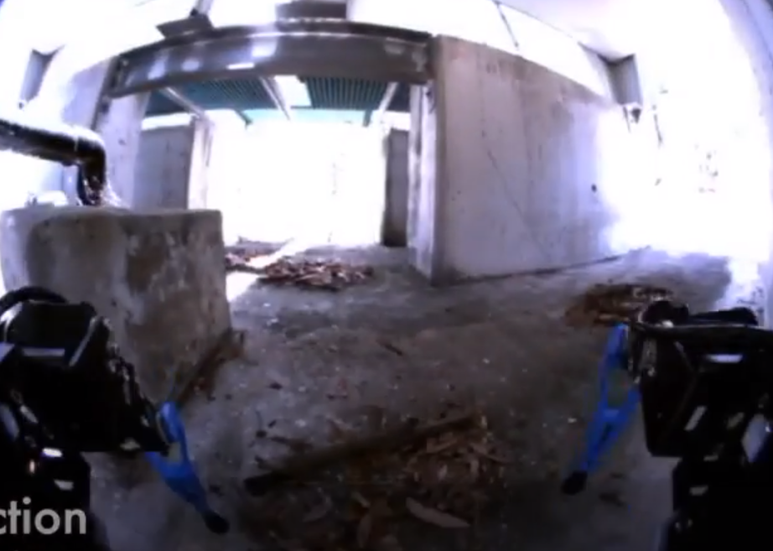
#> input picture experimental/ImageProcessingWithPython/Etapas/Etapa1/img/ex.png, 773 x 551 px, shrunk from 922 x 657 before the run
$ python etapa1.py   (older library calls are emulated)
#> lines starting #> are read from the running program, lines starting #| are printed output that depends on the picture; after the words box and inside, x2 and y2 are one past the last pixel; in counts of white or black regions, pixels touching at a corner belong together
### examples/Hands-OnImageProcessingWithPython/Etapas/Etapa1/f.py
from skimage.color import rgb2lab, rgb2gray, lab2rgb
from skimage import img_as_ubyte
import numpy as np
import matplotlib.pylab as plt
import inspect, itertools
from scipy import fftpack
import cv2

def normalize8(I):
  mn = I.min()
  mx = I.max()
  mx -= mn
  I = ((I - mn)/mx) * 255
  return I.astype(np.uint8)


def lum(im,lum):
    """RGB2Gray and modifies the brightness. ex: lum(img, +20) increase 20 the brightness"""
    im1 = rgb2lab(im)
    im1[...,1] = im1[...,2] = 0
    im1[...,0] = im1[...,0] + lum
    im1 = lab2rgb(im1)
    im1 = normalize8(im1)   # float to uint8
    im1 = im1[...,0]
    return im1

def ploteo(columnas, filas, **kwargs):
    """Plots"""
    i=1
    plt.figure(figsize=(40,40))
    for key,n in kwargs.items():
        plt.subplot(columnas, filas, i)
        plt.imshow(n, plt.cm.gray)
        plt.axis('off')
        plt.title('Imagen nro. %d: %s' %(i-1 , format(key)), size=10)
        i = i + 1
    plt.show()

def mylpf_fft(im, keep_fraction, plot_spectrum=True):
    """LPF with FFT"""
    im_fft = fftpack.fft2(im)
    im_fft2 = im_fft.copy() # Call ff a copy of the original transform.
    r, c = im_fft2.shape    # Rows and columns of the array.
    # Set to zero all rows with indices between r*keep_fraction and r*(1-keep_fraction):
    im_fft2[int(r*keep_fraction):int(r*(1-keep_fraction))] = 0
    # Similarly with the columns:
    im_fft2[:, int(c*keep_fraction):int(c*(1-keep_fraction))] = 0
    # Show the results
    if plot_spectrum == True:
        from matplotlib.colors import LogNorm
        # A logarithmic colormap
        plt.figure(figsize=(40,40))
        plt.subplot(2, 2, 1)
        plt.imshow(np.abs(im_fft), norm=LogNorm(vmin=5))
        plt.subplot(2, 2, 2)
        plt.imshow(np.abs(im_fft2), norm=LogNorm(vmin=5))
        plt.colorbar()
    # Reconstruct the denoised image from the filtered spectrum, keep only the real part for display.
    return fftpack.ifft2(im_fft2).real

def contrast(img, rango, plot):
    """Set contrast"""
    if rango == 1:
        cdf = np.zeros(256)
        hist, bins = np.histogram(img[...].flatten(),256,[0,256])
        cdf[...] = hist.cumsum()
        cdf_normalized = cdf[...] * hist.max() / cdf.max()
        binWidth = bins[1] - bins[0]
        if plot == True:
            plt.figure(figsize=(40,40))
            plt.subplot(1, 2, 1)
            hist, bins = np.histogram(img[...].flatten(),256,[0,256], normed=True)
            cdf[...] = hist.cumsum()
            cdf_normalized = cdf[...] * hist.max() / cdf.max()
            plt.plot(cdf_normalized, color = 'gray')
            plt.bar(bins[:-1], hist*binWidth, binWidth)
            plt.xlim([0,256])
            plt.legend(loc = 'upper left')

        img2 = np.copy(img)
        cdf_m = np.ma.masked_equal(cdf[...],0)
        cdf_m = (cdf_m - cdf_m.min())*255/(cdf_m.max()-cdf_m.min()) # min-max normalize
        cdf2 = np.ma.filled(cdf_m,0).astype('uint8')
        img2[...] = cdf2[img[...]]
        return img2
    else:
        colors = ['r', 'g', 'b']
        cdf = np.zeros((256,rango))
        for i in range(rango):
            hist, bins = np.histogram(img[...,i].flatten(),256,[0,256], normed=True)
            cdf[...,i] = hist.cumsum()
            cdf_normalized = cdf[...,i] * hist.max() / cdf.max()
            binWidth = bins[1] - bins[0]
        if plot == True:
            plt.figure(figsize=(40,40))
            plt.subplot(1, 2, 1)
            for i in range(rango):
                hist, bins = np.histogram(img[...,i].flatten(),256,[0,256], normed=True)
                cdf[...,i] = hist.cumsum()
                cdf_normalized = cdf[...,i] * hist.max() / cdf.max()
                plt.plot(cdf_normalized, color = colors[i], label='cdf ({})'.format(colors[i]))
                plt.bar(bins[:-1], hist*binWidth, binWidth, label='hist ({})'.format(colors[i]))
                plt.xlim([0,256])
                plt.legend(loc = 'upper left')
        img2 = np.copy(img)
        for i in range(rango):
            cdf_m = np.ma.masked_equal(cdf[...,i],0)
            cdf_m = (cdf_m - cdf_m.min())*255/(cdf_m.max()-cdf_m.min()) # min-max normalize
            cdf2 = np.ma.filled(cdf_m,0).astype('uint8')
            if rango == 1 :
                img2[...] = cdf2[img[...]]
            else:
                img2[...,i] = cdf2[img[...,i]]
        if plot == True:
            plt.subplot(1, 2, 2)
            for i in range(rango):
                hist, bins = np.histogram(img2[...,i].flatten(),256,[0,256], normed=True)
                cdf[...,i] = hist.cumsum()
                cdf_normalized = cdf[...,i] * hist.max() / cdf.max()
                plt.plot(cdf_normalized, color = colors[i], label='cdf ({})'.format(colors[i]))
                plt.bar(bins[:-1], hist*binWidth, binWidth, label='hist ({})'.format(colors[i]))
                plt.xlim([0,256])
                plt.legend(loc = 'upper left')
        return img2


def objchangecolor (img):
    """Object detect"""
    hsv = cv2.cvtColor(img, cv2.COLOR_RGB2HSV)
    mask = cv2.inRange(hsv, (110, 145, 0), (120, 255, 255))
    imask = mask>0
    color = img.copy()
    hsv[...,0] = 0
    hsv[...,1] = 0
    hsv[...,2] = 0
    color[imask] = cv2.cvtColor(hsv, cv2.COLOR_HSV2RGB)[imask]
    color = np.clip(color, 0, 255)
    return color

def objremove (img, color="blue"):
    """Object detect"""
    hsv = cv2.cvtColor(img, cv2.COLOR_RGB2HSV)
    if color == "blue":
        mask = cv2.inRange(hsv, (100, 150, 0), (125, 255, 255))
    elif color== "black":
        mask = cv2.inRange(hsv, (0, 0, 0), (255, 255, 30))
    elif color== "brown":
        mask = cv2.inRange(hsv, (10, 70, 20), (20, 150, 200))
    else:
        mask = cv2.inRange(hsv, (0, 0, 0), (75, 75, 75))
    # Quitar el objeto a remover
    imask = mask>0
    remove = np.zeros_like(img, np.uint8)
    remove[imask] = img[imask]
    return remove

def objcbright(img, value):
    """Object high bright"""
    hsv = cv2.cvtColor(img, cv2.COLOR_RGB2HSV)
    h, s, v = cv2.split(hsv)
    lim = 255 - value
    v[v > lim] = 255
    v[v <= lim] += value
    final_hsv = cv2.merge((h, s, v))
    final_hsv = cv2.cvtColor(final_hsv, cv2.COLOR_HSV2RGB)
    return final_hsv

### experimental/ImageProcessingWithPython/Etapas/Etapa1/etapa1.py
# Modulos utilizados
import numpy as np
import matplotlib.pylab as plt
from skimage.io import imread
import cv2
# Mis modulos
import f

# Bienvenida
print("Hello")

# Leo imagen
print( "The %s function: %s" % (imread.__name__, imread.__doc__.splitlines()[0]) )
img = cv2.imread('img/ex.png')
#> img is the input picture: shape (551, 773, 3); mean B, G, R 121, 108.8, 112.1
img = cv2.cvtColor(img, cv2.COLOR_BGR2RGB)

# Aumento el brillo
print( "The %s function: %s" % (f.objcbright.__name__, f.objcbright.__doc__.splitlines()[0]) )
img_bright = f.objcbright(img, 0)
#> in objcbright, `hsv = cv2.cvtColor(img, cv2.COLOR_RGB2HSV)`: hsv: shape (551, 773, 3); mean H, S, V 110.2, 53.5, 122.2

# La transformo a blanco y negro y cambio la luminosidad
print( "The %s function: %s" % (f.lum.__name__, f.lum.__doc__.splitlines()[0]) )
img_bAw_bright = f.lum(img, -10)
#> in lum, `im1 = rgb2lab(im)`: im1: shape (551, 773, 3) float64; mean of channels 0, 1, 2 44.4, 4.1, -6.2
#> in lum, `im1[...,1] = im1[...,2] = 0`: im1: shape (551, 773, 3) float64; mean of channels 0, 1, 2 44.4, 0, 0
#> in lum, `im1[...,0] = im1[...,0] + lum`: im1: shape (551, 773, 3) float64; mean of channels 0, 1, 2 34.4, 0, 0
#> in lum, `im1 = lab2rgb(im1)`:
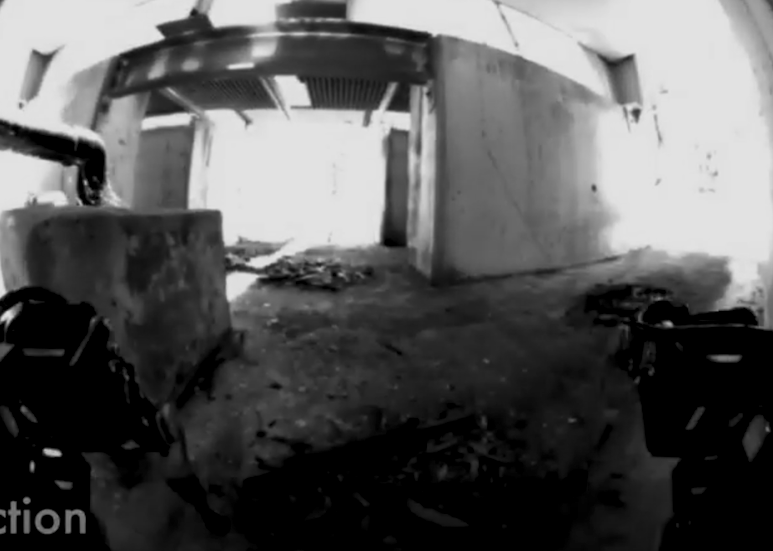
#> im1: shape (551, 773, 3) float64; mean R, G, B 0.348, 0.348, 0.348
#> in normalize8, `mn = I.min()`: mn = 0
#> in normalize8, `mx = I.max()`: mx = 0.888

# LPF with fft
print( "The %s function: %s" % (f.mylpf_fft.__name__, f.mylpf_fft.__doc__.splitlines()[0]) )
img_lpf = f.mylpf_fft(img_bAw_bright, 0.3, plot_spectrum=False)
#> in mylpf_fft, `return fftpack.ifft2(im_fft2).real`:
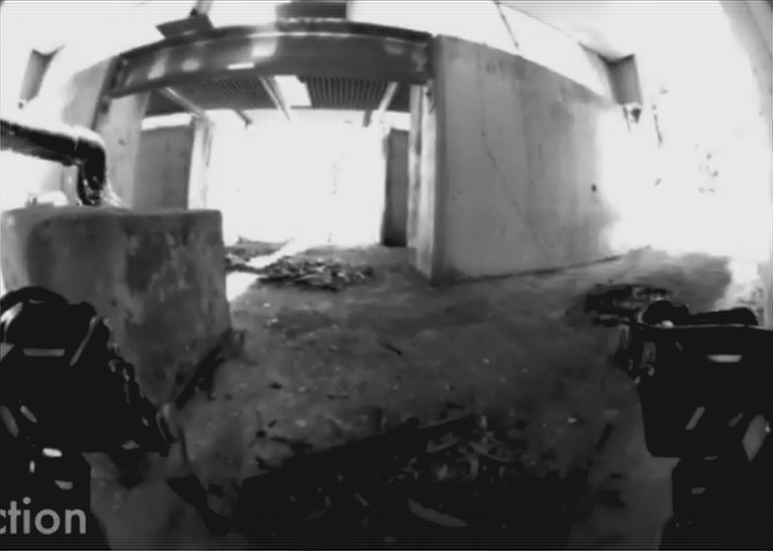
#> returned value: shape (551, 773) float64; min -27.32, max 280.8, mean 99.5; drawn with min black and max white

# Set contrast
print( "The %s function: %s" % (f.contrast.__name__, f.contrast.__doc__.splitlines()[0]) )
img_contrast = f.contrast(img_bright, rango=3, plot=False)
#> after the loop in contrast, `for i in range(rango):`: cdf = 256 rows, first 8: [0.00176, 0.0426, 0.0177], [0.0179, 0.0552, 0.0401], [0.048, 0.0733, 0.0541], [0.061, 0.0795, 0.0626], [0.0704, 0.0865, 0.0722], [0.0789, 0.0916, 0.0783], [0.0858, 0.0981, 0.085], [0.0918, 0.102, 0.0918]
#> after the loop in contrast, `for i in range(rango):`:
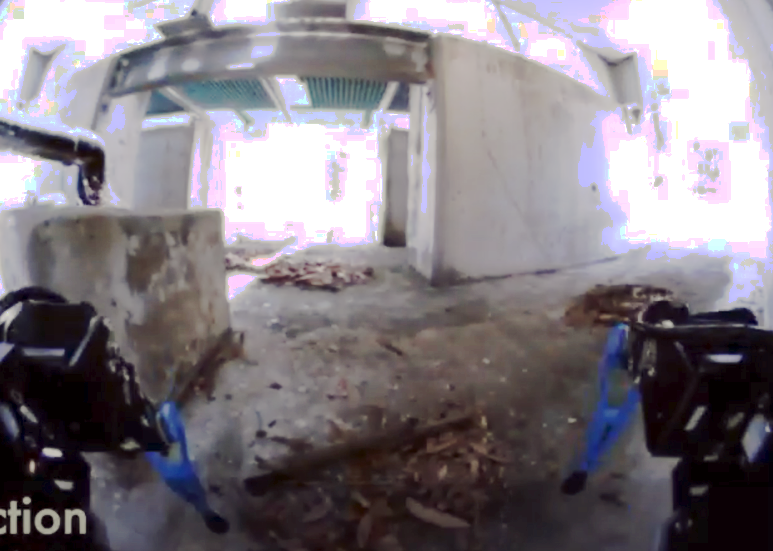
#> img2: shape (551, 773, 3); mean R, G, B 130.4, 124, 130.8

# Set contrast
print( "The %s function: %s" % (f.contrast.__name__, f.contrast.__doc__.splitlines()[0]) )
img_bAw_contrast = f.contrast(img_bAw_bright, rango=1, plot=False)

# Obj detect
print( "The %s function: %s" % (f.objchangecolor.__name__, f.objchangecolor.__doc__.splitlines()[0]) )
img_objdet = f.objchangecolor(img)
#> in objchangecolor, `mask = cv2.inRange(hsv, (110, 145, 0), (120, 255, 255))`:
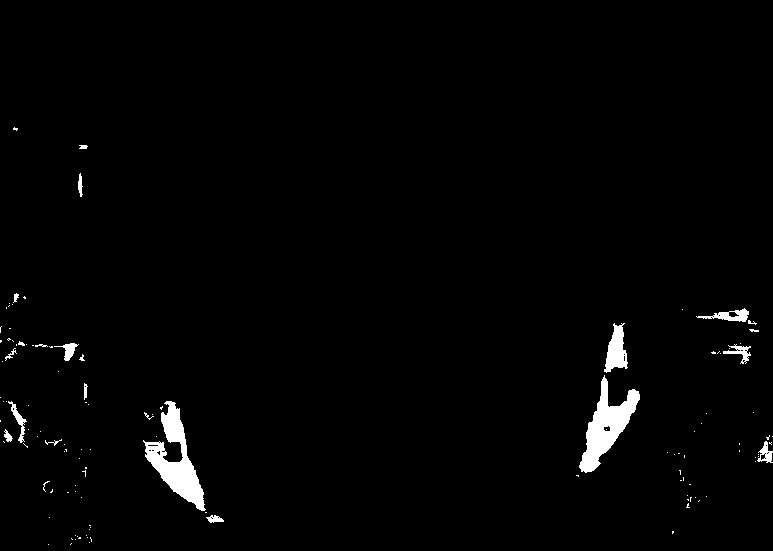
#> mask: shape (551, 773); 1.7% white; 121 white regions (99 under 20 px), largest, box (x1, y1, x2, y2) and area: (143, 401, 206, 511) 2521, (579, 375, 640, 473) 2298, (604, 323, 628, 373) 694
#> in objchangecolor, `hsv[...,0] = 0`: hsv: shape (551, 773, 3); mean H, S, V 0, 53.5, 122.2
#> in objchangecolor, `hsv[...,1] = 0`: hsv: shape (551, 773, 3); mean H, S, V 0, 0, 122.2
#> in objchangecolor, `hsv[...,2] = 0`: hsv: shape (551, 773, 3); every value is 0
#> in objchangecolor, `color[imask] = cv2.cvtColor(hsv, cv2.COLOR_HSV2RGB)[imask]`: color: shape (551, 773, 3); mean R, G, B 111.8, 108.4, 119.9

# Obj remove
print( "The %s function: %s" % (f.objremove.__name__, f.objremove.__doc__.splitlines()[0]) )
img_objremove = f.objremove(img)
#> in objremove, `mask = cv2.inRange(hsv, (100, 150, 0), (125, 255, 255))`: mask: shape (551, 773); 1.9% white; 160 white regions (135 under 20 px), largest, box (x1, y1, x2, y2) and area: (144, 401, 205, 511) 2458, (579, 378, 644, 473) 2283, (605, 323, 628, 372) 691

# Edges with Canny
print( "The %s function: %s" % (cv2.Canny.__name__, cv2.Canny.__doc__.splitlines()[0]) )
img_edge = cv2.Canny(img_objremove,10,110)
#> img_edge: shape (551, 773); 0.48% white in thin lines or dots, all inside (x1, y1, x2, y2) = (0, 127, 773, 511)

# Ploteo imagenes
#print( "The %s function: %s" % (f.ploteo.__name__, f.ploteo.__doc__.splitlines()[0]) )
#f.ploteo( 3, 3, Original=img, Bright=img_bright, BrighterOrDarker_gray=img_bAw_bright, LPF_FFT=img_lpf, CONTRAST=img_contrast, gCONTRAST=img_bAw_contrast,
#Edges=img_edge, ObjetChangeColor=img_objdet, ObjectRemove=img_objremove )

###################################################################
############################### Mix ###############################
###################################################################
#1. Image, Bright, Contrast, Edges?, Obj Remove

# Set contrast
print( "The %s function: %s" % (f.contrast.__name__, f.contrast.__doc__.splitlines()[0]) )
img_contrast2 = f.contrast(img_bright, rango=3, plot=False)

# Obj remove
print( "The %s function: %s" % (f.objremove.__name__, f.objremove.__doc__.splitlines()[0]) )
img_mix = f.objremove(img_contrast2, color="blue")
#> in objremove (call 2), `hsv = cv2.cvtColor(img, cv2.COLOR_RGB2HSV)`: hsv: shape (551, 773, 3); mean H, S, V 87.5, 49.2, 136.1
#> in objremove (call 2), `mask = cv2.inRange(hsv, (100, 150, 0), (125, 255, 255))`: mask: shape (551, 773); 1.2% white; 99 white regions (82 under 20 px), largest, box (x1, y1, x2, y2) and area: (582, 382, 638, 470) 1793, (146, 403, 199, 500) 1718, (608, 332, 627, 369) 297

# Bridge
img_bridge = cv2.imread('img/Bridge.png')
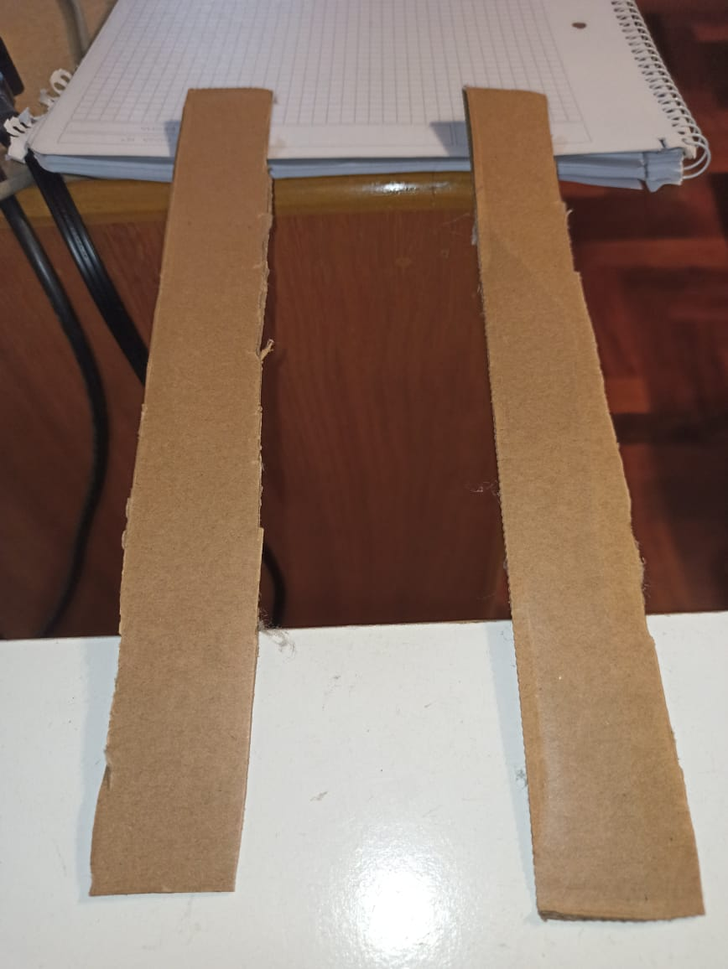
#> input picture experimental/ImageProcessingWithPython/Etapas/Etapa1/img/Bridge.png, 728 x 969 px, shrunk from 868 x 1156 before the run
#> img_bridge is the input picture: shape (969, 728, 3); mean B, G, R 105.6, 119.4, 141.9
img_bridge = cv2.cvtColor(img_bridge, cv2.COLOR_BGR2RGB)

# Obj remove
print( "The %s function: %s" % (f.objremove.__name__, f.objremove.__doc__.splitlines()[0]) )
img_bridgeDET = f.objremove(img_bridge, color="brown")
#> call 3 of objremove, with color = 'brown'
#> in objremove (call 3), `hsv = cv2.cvtColor(img, cv2.COLOR_RGB2HSV)`: hsv: shape (969, 728, 3); mean H, S, V 28.4, 86.7, 142.7
#> in objremove (call 3), `mask = cv2.inRange(hsv, (10, 70, 20), (20, 150, 200))`: mask: shape (969, 728); 30.4% white; 274 white regions (242 under 20 px), largest, box (x1, y1, x2, y2) and area: (443, 87, 704, 920) 103095, (90, 88, 274, 895) 100042, (0, 0, 83, 116) 6477
#> in objremove (call 3), `remove[imask] = img[imask]`:
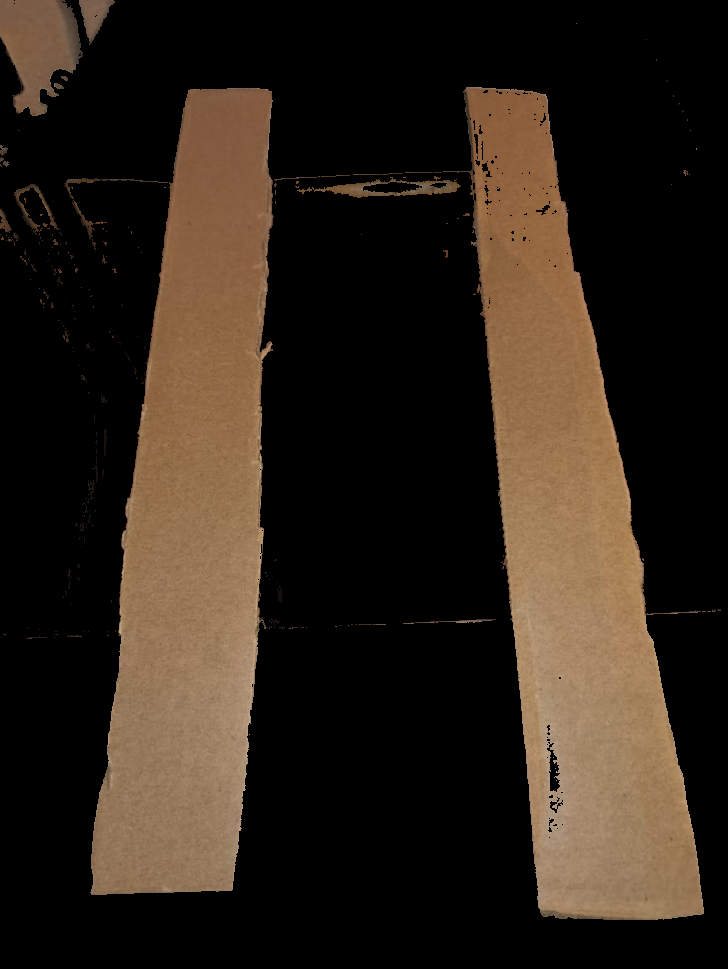
#> remove: shape (969, 728, 3); mean R, G, B 45.7, 35.1, 25.2


# Save
cv2.imwrite('img/out1.png', cv2.cvtColor(img_mix, cv2.COLOR_BGR2RGB))
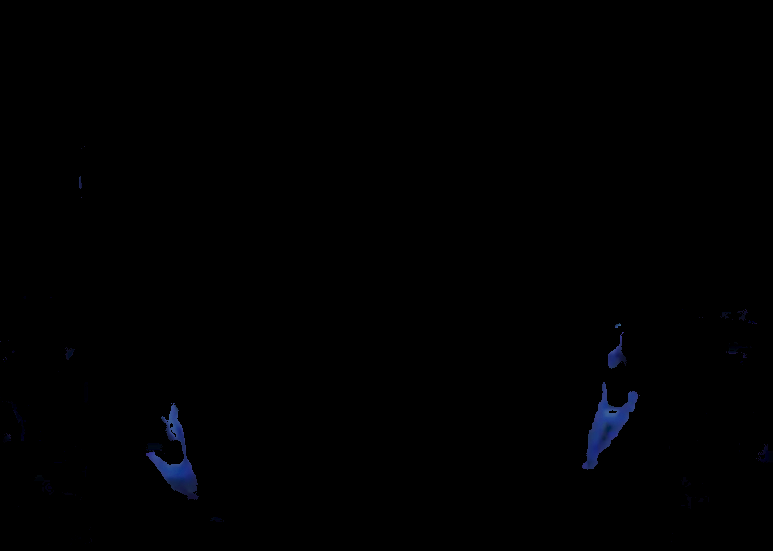
#> saved as out1.png: shape (551, 773, 3); mean B, G, R 1.1, 0.5, 0.3
cv2.imwrite('img/out2.png', cv2.cvtColor(img_bridgeDET, cv2.COLOR_BGR2RGB))

# Ploteo mix
print( "The %s function: %s" % (f.ploteo.__name__, f.ploteo.__doc__.splitlines()[0]) )
f.ploteo( 3, 3, Original=img , Bright=img_bright, Contrast=img_contrast, MIX=img_mix, BlackPod=img_objdet, Bridge=img_bridge,
bridgeDET=img_bridgeDET)
